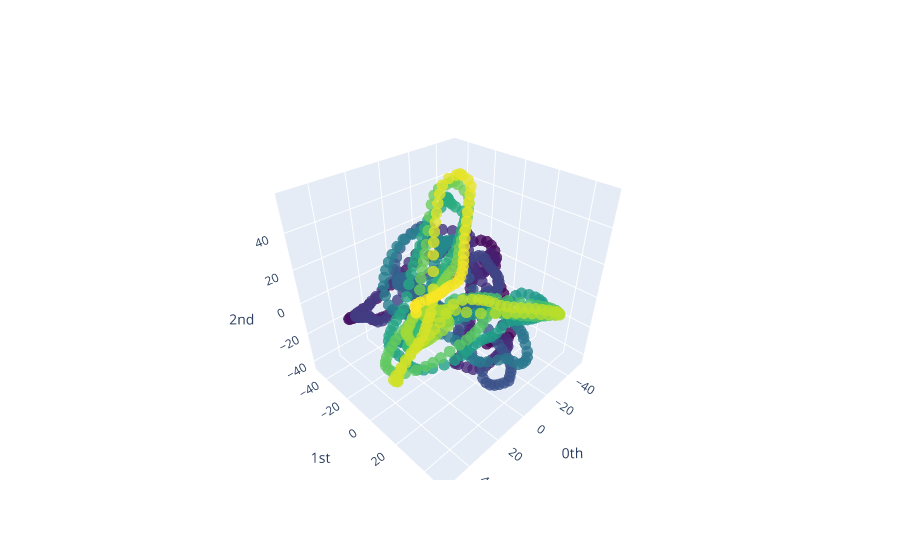

The notebook cell saved with this chart:
### Markdown cell above
As ane example we display now one set of persistence images for severe slugging.

### Code cell
slug_signal = pippo.T
embedding_dimension = 9
embedding_time_delay = 85
stride = 3

embedder = TakensEmbedding(time_delay=embedding_time_delay,
                           dimension=embedding_dimension,
                           stride=stride)

y_slug_embedded = embedder.fit_transform(slug_signal)
y_slug_embedded = y_slug_embedded[0]
pca = PCA(n_components=3)
y_slug_embedded_pca = pca.fit_transform(y_slug_embedded)

plot_point_cloud(y_slug_embedded_pca)

### Figure 1 — Plotly figure (JSON) as saved in the notebook; plotly's stock layout.template omitted (floating-point values rounded to 4 significant figures; data arrays with more than 128 entries replaced by an {"elided": "..."} marker saying what was removed)
{"data": [{"marker": {"color": {"elided": "788 int values"}, "colorscale": [[0, "#440154"], [0.1111, "#482878"], [0.2222, "#3e4989"], [0.3333, "#31688e"], [0.4444, "#26828e"], [0.5556, "#1f9e89"], [0.6667, "#35b779"], [0.7778, "#6ece58"], [0.8889, "#b5de2b"], [1, "#fde725"]], "opacity": 0.8, "size": 4}, "mode": "markers", "type": "scatter3d", "x": {"elided": "788 float values"}, "y": {"elided": "788 float values"}, "z": {"elided": "788 float values"}}], "layout": {"scene": {"xaxis": {"exponentformat": "e", "showexponent": "all", "title": {"text": "0th"}, "type": "linear"}, "yaxis": {"exponentformat": "e", "showexponent": "all", "title": {"text": "1st"}, "type": "linear"}, "zaxis": {"exponentformat": "e", "showexponent": "all", "title": {"text": "2nd"}, "type": "linear"}}}}
